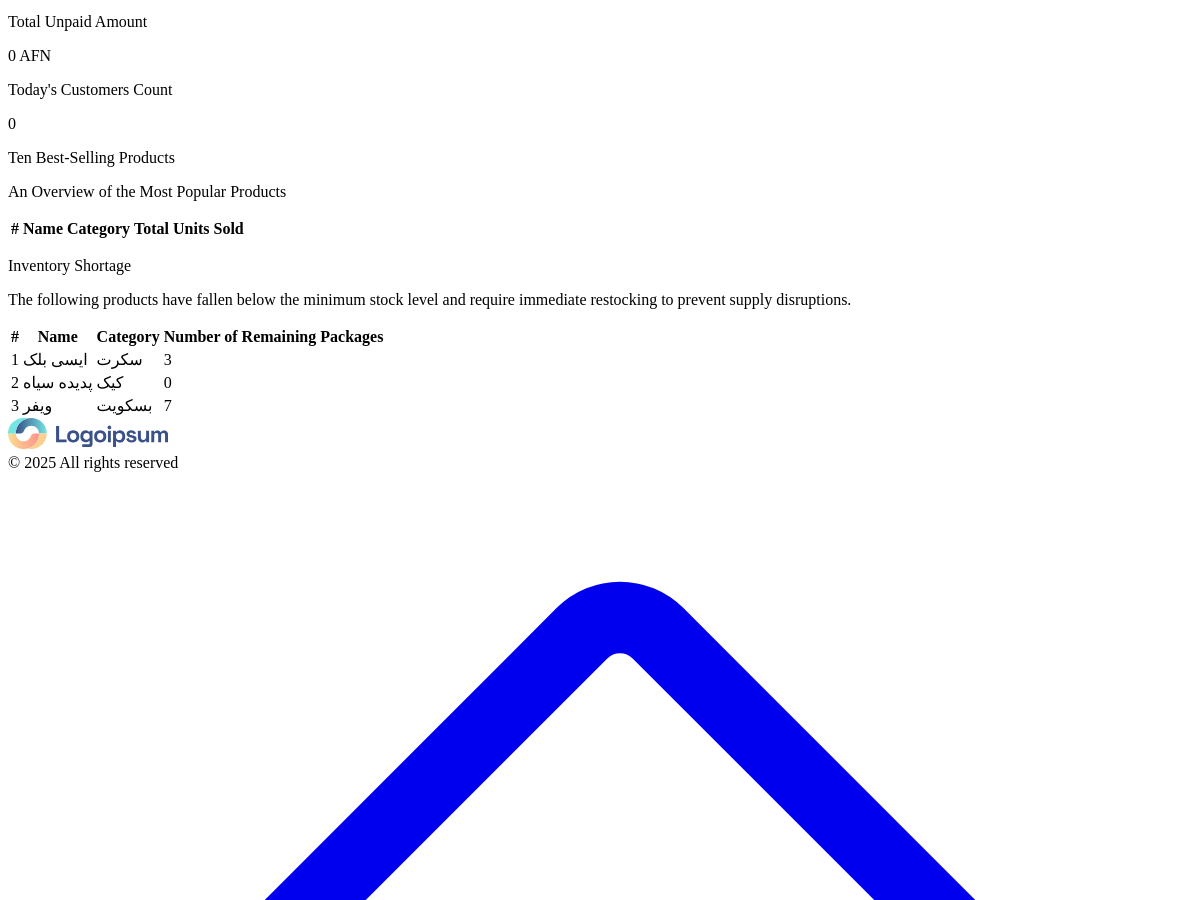
Before: /home/ (signed in, middle part) with the older database file.
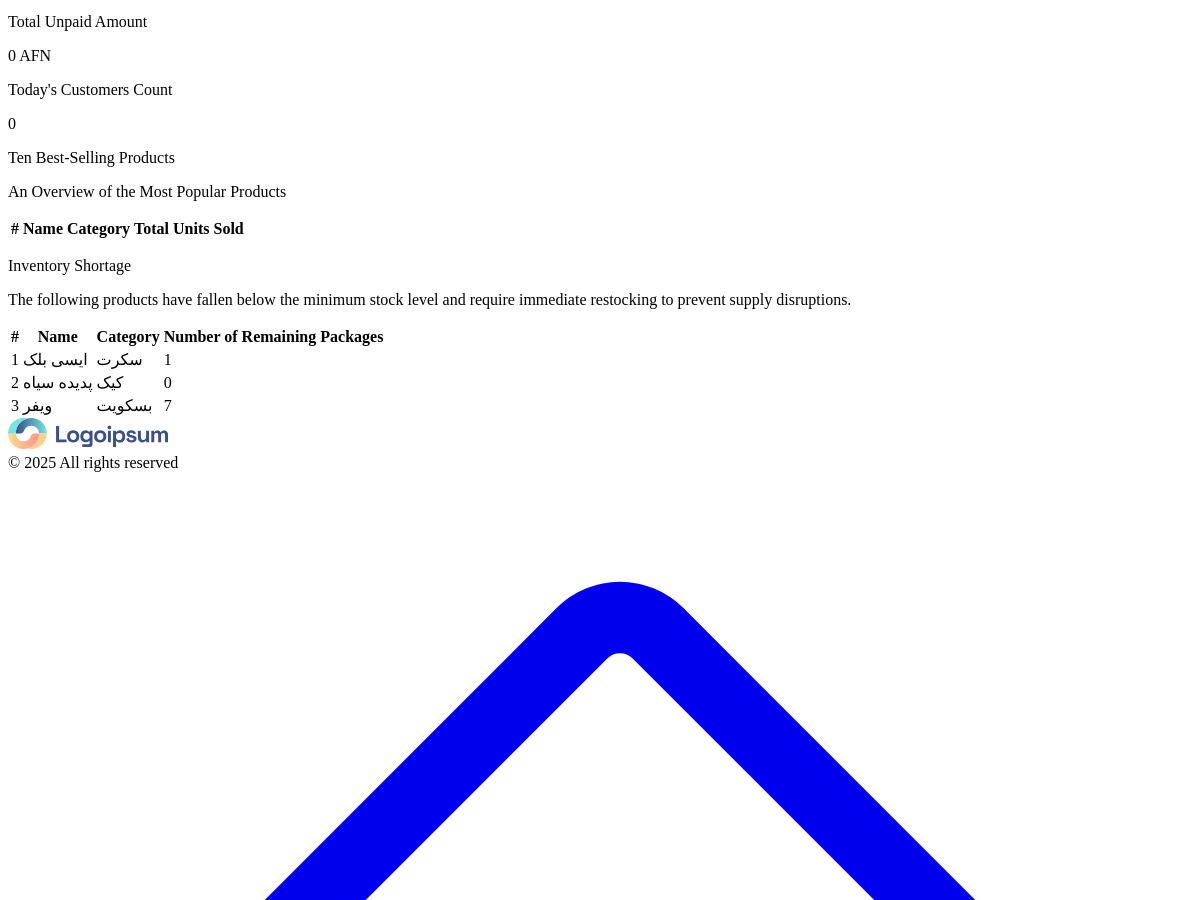
After: the same page with the newer database file.
### store/models.py (models this page shows, shortened)
class Products(models.Model):
    NUMBER_CHOICES = [(i, str(i)) for i in range(1,201)]
    category = models.ForeignKey(Category, on_delete=models.CASCADE)
    code = models.IntegerField(null=True, default=0)
    name = models.CharField(max_length=100)
    package_contain = models.PositiveBigIntegerField(choices=NUMBER_CHOICES)
    package_purchase_price = models.IntegerField(default=0, null=True)
    total_package_price = models.IntegerField(default=0, null=True)
    num_of_packages = models.IntegerField(default=1)
    package_sale_price = models.IntegerField(null=True, default=0)
    item_sale_price = models.IntegerField( null=True ,default=0)
    num_items = models.IntegerField(null=True,default=0)
    stock = models.IntegerField()
    image = models.ImageField(default='default.png', upload_to='item_images')
    description = models.TextField(max_length=200,null=True, blank=True)
    created_at = models.DateTimeField(auto_now_add=True, null=True, blank=True)
    updated_at = models.DateTimeField(auto_now=True, null=True, blank=True)

class Category(models.Model):
    name = models.CharField(max_length=50)
    description = models.CharField(max_length=200)
    def __str__(self):
        return self.name

### store/views.py (the view)
# urls.py: 2. Add a URL to urlpatterns:  path('', Home.as_view(), name='home')
def Home(request):
    order_products = Products.objects.filter(num_of_packages__lt=10)
    today_date = date.today()
    sales_details = (
        SalesDetails.objects
        .filter(user=request.user, created_at__date=today_date)
        .aggregate(
            total_sale=Sum('total_amount'),
            total_paid=Sum('paid_amount'),
            total_unpaid=Sum('unpaid_amount'),
            total_customer=Count('customer', distinct=True)  # Ensure distinct customers are counted
        )
    )
    top_packages = (
        SalesProducts.objects
        .filter(sale_detail__user=request.user, sale_detail__created_at__date=today_date)
        .values('product__name','product__category__name')  # Group by product name
        .annotate(total_package_qty=Sum('package_qty'))  # Calculate total package quantity for each product
        .order_by('-total_package_qty')[:10]  # Order by total package quantity in descending order
    )
    context = {
        'top_packages':top_packages,
        'sales_details':sales_details,
        'order_products':order_products
    }
    return render(request, 'home.html', context)

### store/context_processors.py (called while the page is built)
def cart_context(request):
    try:
        cart = request.session.get('cart', {})
        print("Cart data:", cart)  # Log the cart data
        json.dumps(cart)  # Validate that cart is JSON serializable
        cart_length = len(cart) if cart else 0
        return {
            "cart_length": cart_length
        }
    except Exception as e:
        print("Context Processor Error:", e)
        return {
            "cart_length": 0  # Return a safe default if an error occurs
        }

### templates/home.html (shortened to what this page needs)
{% extends '_base.html' %}
{% load i18n %}
{% load static %}
{% block content %}
<div class="home-dashboard container">
    <div class="dashboard-grid">
        <div class="dashboard-card">
            <p class="card-label">{% trans "Total Unpaid Amount" %}</p>
            <p class="card-value">{{ sales_details.total_unpaid|default:"0" }} {% trans 'AFN' %}</p>
        </div>
        <div class="dashboard-card">
            <p class="card-label">{% trans "Today's Customers Count" %}</p>
            <p class="card-value">{{ sales_details.total_customer|default:"0" }}</p>
        </div>
    </div>
    <div class="border-less-table-holder">
        <p class="title">
            {% trans 'Ten Best-Selling Products' %}
        </p>
        <p class="subtitle">
            {% trans 'An Overview of the Most Popular Products' %}
        </p>
        <div class="border-less-table">
            <table>
                <thead>
                    <th>#</th>
                    <th>{% trans 'Name' %}</th>
                    <th>{% trans 'Category' %}</th>
                    <th>{% trans 'Total Units Sold' %}</th>
                </thead>
            </table>
        </div>
    </div>
    <div class="border-less-table-holder">
        <p class="title">
            {% trans 'Inventory Shortage' %}
        </p>
        <p class="subtitle">
            {% trans 'The following products have fallen below the minimum stock level and require immediate restocking to prevent supply disruptions.' %}
        </p>
        <div class="border-less-table">
            <table>
                <thead>
                    <th>#</th>
                    <th>{% trans 'Name' %}</th>
                    <th>{% trans 'Category' %}</th>
                    <th>{% trans 'Number of Remaining Packages' %}</th>
                </thead>
                <tbody>
                    {% for data in order_products %}
                    <tr>
                        <td>{{forloop.counter}}</td>
                        <td>{{data.name}}</td>
                        <td>{{data.category}}</td>
                        <td>{{data.num_of_packages}}</td>
                    </tr>
                    {% endfor %}
                </tbody>
            </table>
        </div>
    </div>
</div>
{% endblock content %}

Changed rows visible on the page:
changed Products "ایسی بلک": num_of_packages "3" → "1"
